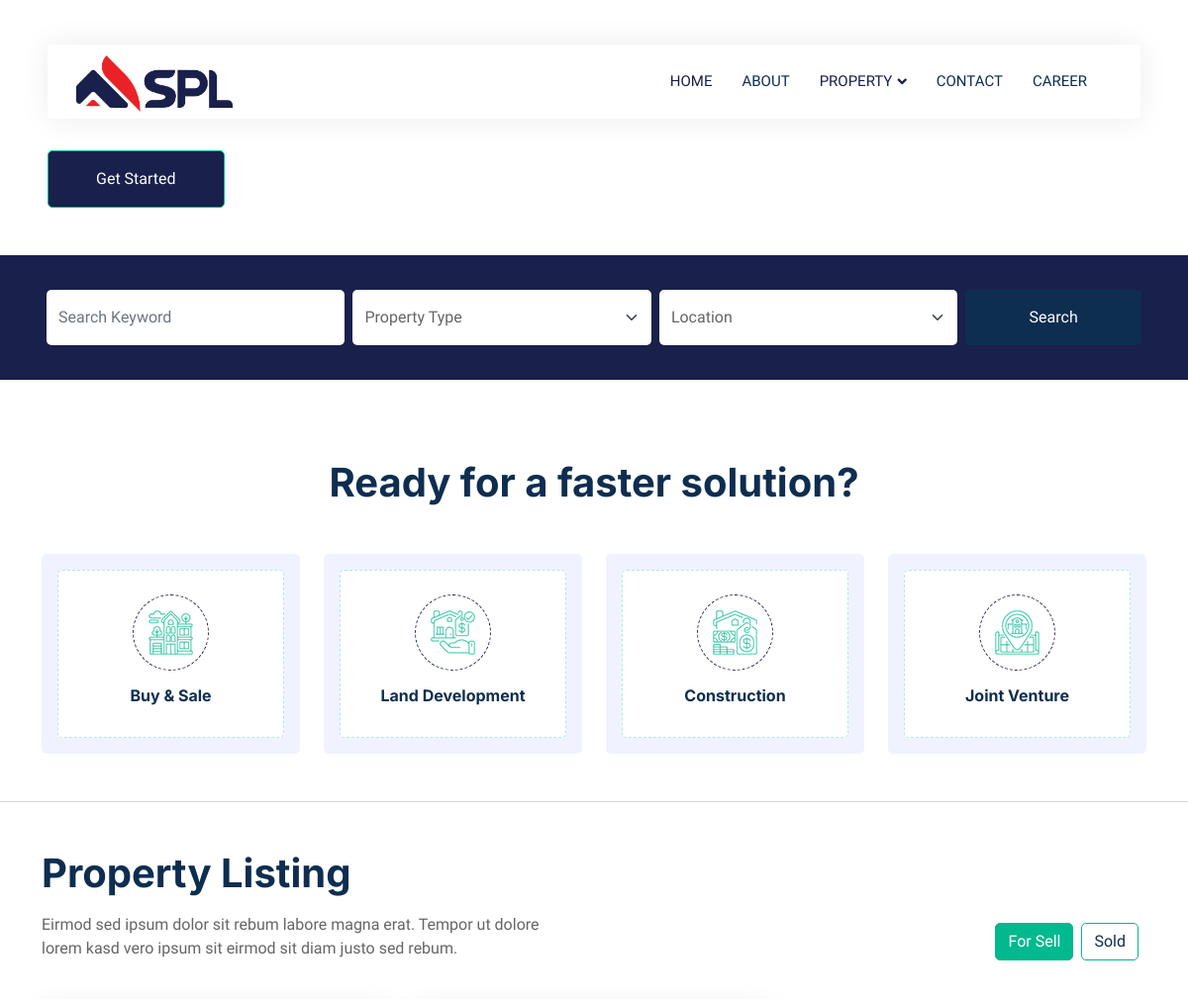
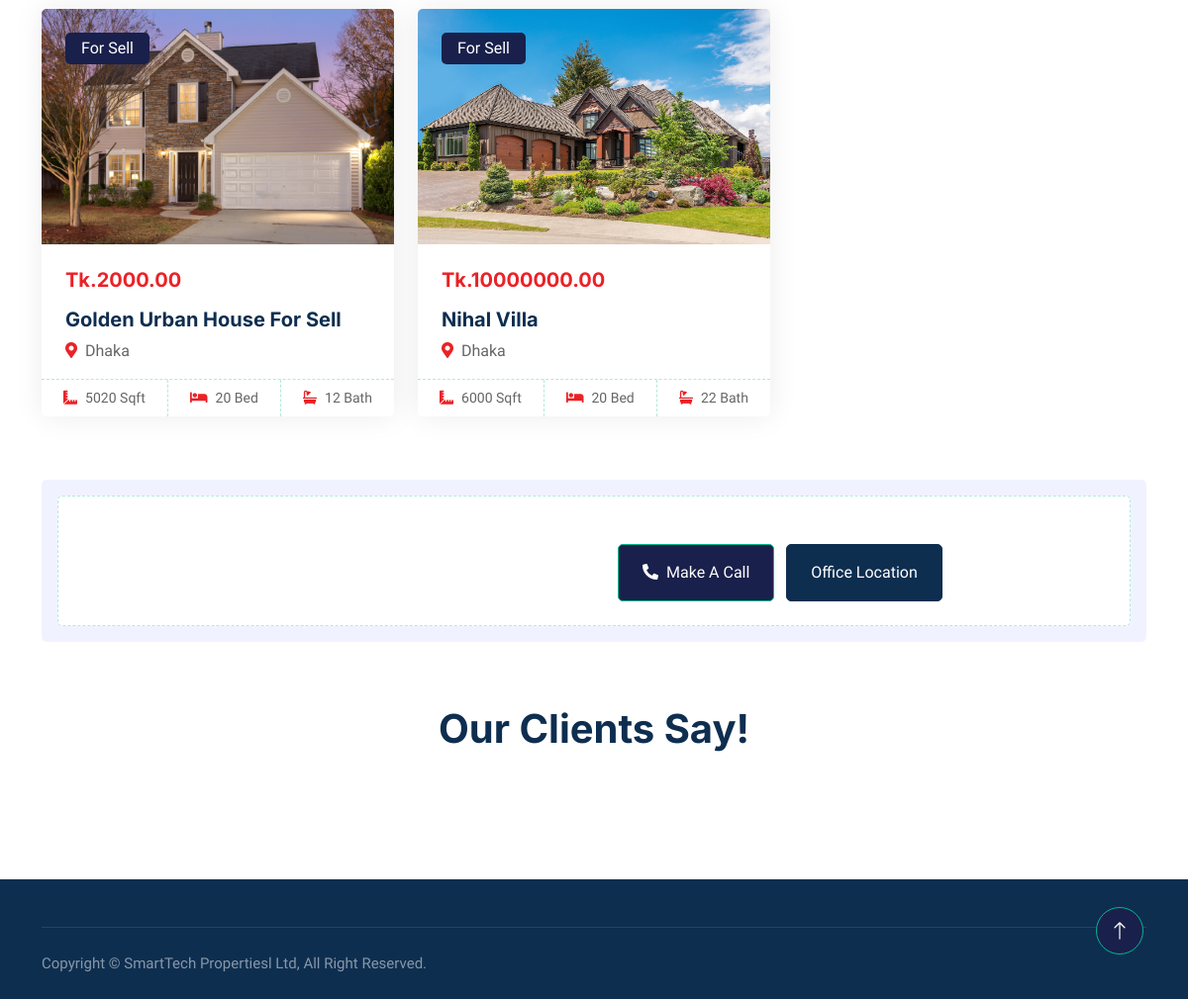
/, run on an earlier commit of the app's database (2 pictures, top to bottom).
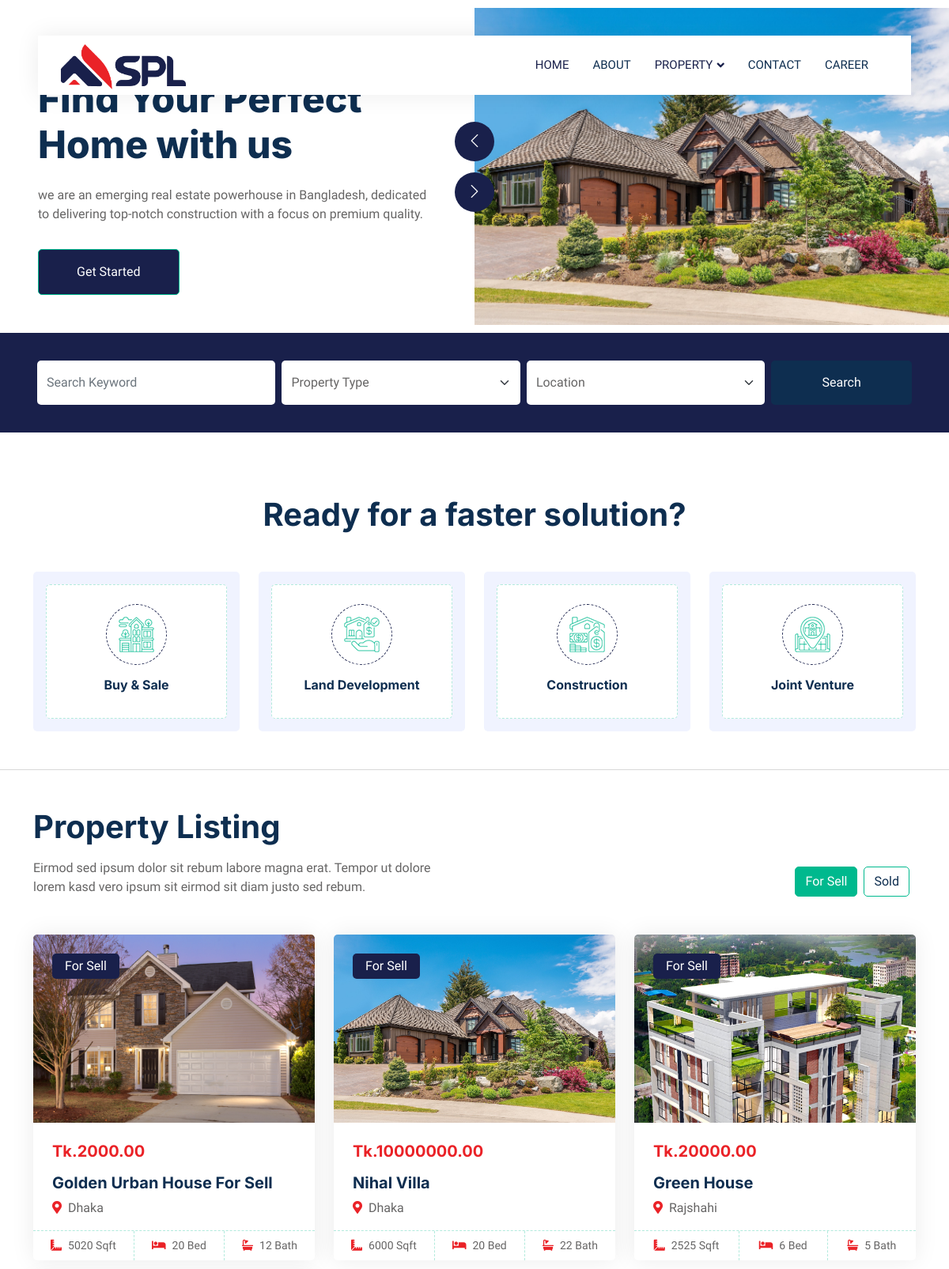
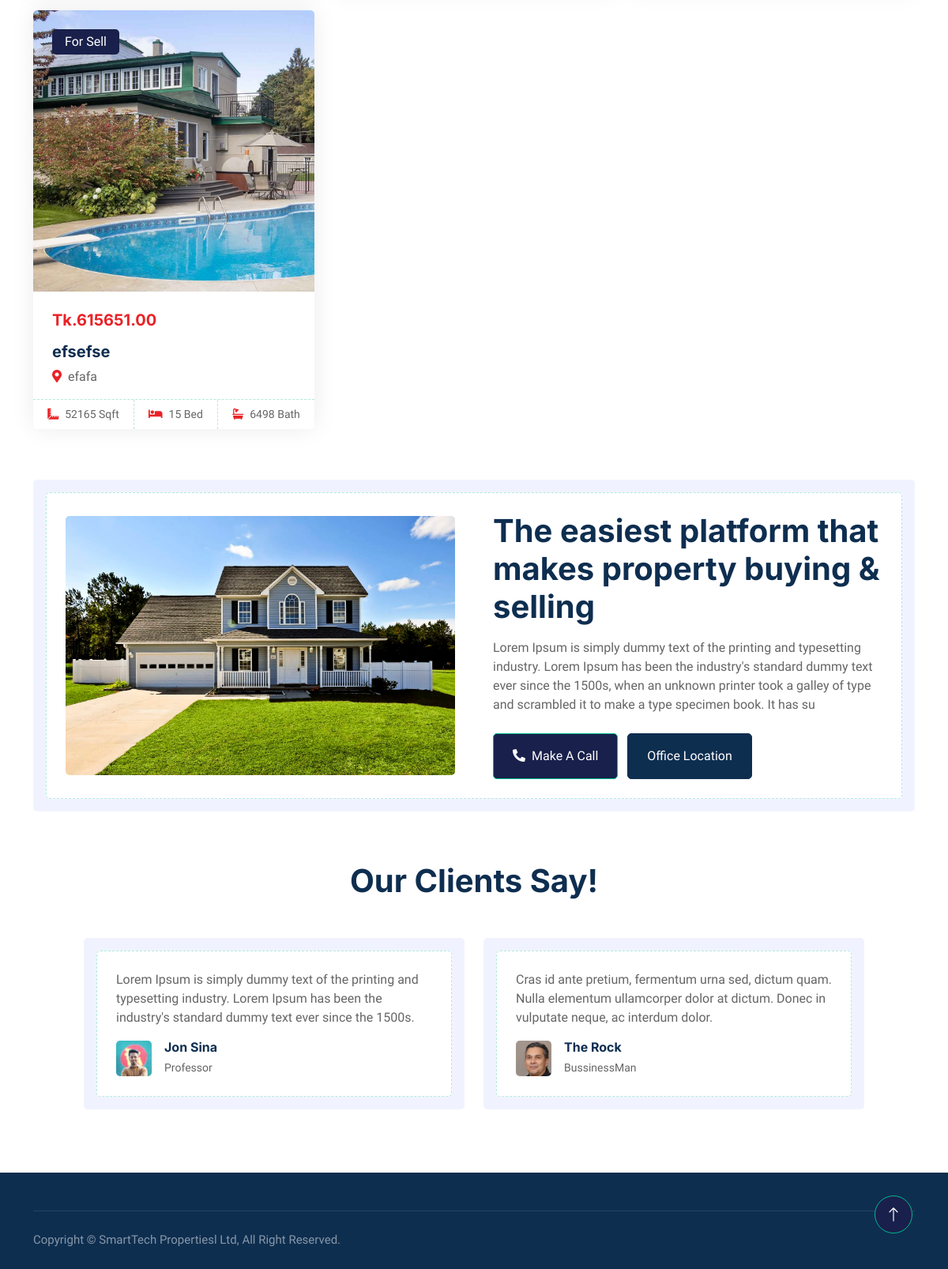
And on a later commit of the database (2 pictures, top to bottom).
### properties/models.py (models this page shows, shortened)
class Property(models.Model):
    PROPERTY_TYPES = [
        ('sell', 'For Sell'),
        ('sold', 'Sold'),
    ]
    title = models.CharField(max_length=100)
    property_type = models.CharField(max_length=4, choices=PROPERTY_TYPES, default='sell')
    price = models.DecimalField(max_digits=10, decimal_places=2)
    location = models.CharField(max_length=255)
    image = models.ImageField(upload_to='property_images/')
    size_sqft = models.IntegerField()
    bedrooms = models.IntegerField()
    bathrooms = models.IntegerField()

class Home_Header(models.Model):
    title = models.CharField(max_length=255)
    subtitle = models.TextField()
    carousel_images = models.ManyToManyField('Home_HeaderImage')

class Home_HeaderImage(models.Model):
    image = models.ImageField(upload_to='header_images')

class Home_CallToAction(models.Model):
    image = models.ImageField(upload_to='cta_images')
    title = models.CharField(max_length=255)
    description = models.TextField(max_length=255)

class Home_Testimonial(models.Model):
    text = models.TextField(max_length=200)
    author_name = models.CharField(max_length=255)
    author_designation = models.CharField(max_length=255)
    author_image = models.ImageField(upload_to='testimonial_images')

### properties/views.py (the view)
# urls.py: path('', views.home, name="home"),
def home(request):
    header = Home_Header.objects.first()
    header_images = Home_HeaderImage.objects.all()
    properties = Property.objects.all()
    call_to_action = Home_CallToAction.objects.first()
    testimonials = Home_Testimonial.objects.all()
    for_sell_properties = properties.filter(property_type='sell')[:6]
    additional_sell_properties = properties.filter(property_type='sell')[6:]
    sold_properties = properties.filter(property_type='sold')[:6]
    unique_location_dicts = Property.objects.values('location').distinct()
    unique_locations = [loc['location'] for loc in unique_location_dicts]
    title = request.GET.get('title', '')
    property_type = request.GET.get('property_type', '')
    location = request.GET.get('location', '')
    try:
        if title or property_type or location:
            search_input = True
        else:
            search_input = False
        if title:
            properties = properties.filter(title__icontains=title)
        if property_type:
            properties = properties.filter(property_type=property_type)
        if location:
            properties = properties.filter(location__icontains=location)
    except Exception as e:
        print(f"Error while filtering properties: {e}")
    for_sell_properties = properties.filter(property_type='sell')[:6]
    additional_sell_properties = properties.filter(property_type='sell')[6:]
    sold_properties = properties.filter(property_type='sold')[:6]
    context = {
        'header': header,
        'header_images': header_images,
        'for_sell_properties': for_sell_properties,
        'additional_sell_properties': additional_sell_properties,
        'sold_properties': sold_properties,
        'call_to_action': call_to_action,
        'testimonials': testimonials,
        'unique_locations': unique_locations,
        'search_input': search_input,
        'search_title': title,
        'search_property_type': property_type,
        'search_location': location,
    }
    return render(request, 'properties/home.html', context)

### properties/templates/properties/home.html (shortened to what the changed rows need)
{% extends "properties/base.html" %}
{% block body %}
{% load static %}
    <div class="container-fluid header bg-white p-0">
        <div class="row g-0 align-items-center flex-column-reverse flex-md-row">
            <div class="col-md-6 p-5 mt-lg-5">
                <h1 class="display-5 animated fadeIn mb-4">{{ header.title }}</h1>
                <p class="animated fadeIn mb-4 pb-2">{{ header.subtitle }}</p>
                <a href="{% url 'contact' %}" class="btn btn-primary py-3 px-5 me-3 animated fadeIn">Get Started</a>
            </div>
            <div class="col-md-6 animated fadeIn">
                <div class="owl-carousel header-carousel">
                    {% for image in header.carousel_images.all %}
                    <div class="owl-carousel-item">
                        <img class="img-fluid" src="{{ image.image.url }}" alt="{{ image.alt_text }}">
                    </div>
                    {% endfor %}
                </div>
            </div>
        </div>
    </div>
    <div class="container-xxl py-5">
        <div class="container">
            <div class="text-center mx-auto mb-5 wow fadeInUp" data-wow-delay="0.1s" style="max-width: 600px;">
                <h1 class="mb-3">Ready for a faster solution?</h1>
            </div>
        </div>
    </div>
<div class="container-xxl py-5">
    <div class="container">
        <div class="row g-0 gx-5 align-items-end">
            <div class="col-lg-6">
                <div class="text-start mx-auto mb-5 wow slideInLeft" data-wow-delay="0.1s">
                    <h1 class="mb-3">Property Listing</h1>
                </div>
            </div>
        </div>
        <div class="tab-content">
            <div id="tab-1" class="tab-pane fade show p-0 active">
                <div class="row g-4" id="property-list">
                    {% for property in for_sell_properties %}
                    <div class="col-lg-4 col-md-6 wow fadeInUp" data-wow-delay="0.1s">
                        <div class="property-item rounded overflow-hidden">
                            <div class="position-relative overflow-hidden">
                                <a href="{% url 'property_detail' property.id %}">
                                    <img class="img-fluid" src="{{ property.image.url }}" alt="">
                                </a>
                                <div class="bg-primary rounded text-white position-absolute start-0 top-0 m-4 py-1 px-3">
                                    For Sell
                                </div>
                            </div>
                            <div class="p-4 pb-0">
                                <h5 class="text-primary mb-3">Tk.{{ property.price }}</h5>
                                <a class="d-block h5 mb-2" href="{% url 'property_detail' property.id %}">{{ property.title }}</a>
                                <p><i class="fa fa-map-marker-alt text-primary me-2"></i>{{ property.location }}</p>
                            </div>
                            <div class="d-flex border-top">
                                <small class="flex-fill text-center border-end py-2"><i class="fa fa-ruler-combined text-primary me-2"></i>{{ property.size_sqft }} Sqft</small>
                                <small class="flex-fill text-center border-end py-2"><i class="fa fa-bed text-primary me-2"></i>{{ property.bedrooms }} Bed</small>
                                <small class="flex-fill text-center py-2"><i class="fa fa-bath text-primary me-2"></i>{{ property.bathrooms }} Bath</small>
                            </div>
                        </div>
                    </div>
                    {% endfor %}
                </div>
            </div>
        </div>
    </div>
</div>
    <div class="container-xxl py-5">
        <div class="container">
            <div class="bg-light rounded p-3">
                <div class="bg-white rounded p-4" style="border: 1px dashed rgba(0, 185, 142, .3)">
                    <div class="row g-5 align-items-center">
                        <div class="col-lg-6 wow fadeIn" data-wow-delay="0.1s">
                            <img class="img-fluid rounded w-100" src="{{  call_to_action.image.url }}" alt="">
                        </div>
                        <div class="col-lg-6 wow fadeIn" data-wow-delay="0.5s">
                            <div class="mb-4">
                                <h1 class="mb-3">{{ call_to_action.title }}</h1>
                                <p>{{ call_to_action.description }}</p>
                            </div>
                        </div>
                    </div>
                </div>
            </div>
        </div>
    </div>
<div class="container-xxl py-5">
    <div class="container">
        <div class="text-center mx-auto mb-5 wow fadeInUp" data-wow-delay="0.1s" style="max-width: 600px;">
            <h1 class="mb-3">Our Clients Say!</h1>
        </div>
        <div class="owl-carousel testimonial-carousel wow fadeInUp" data-wow-delay="0.1s">
            {% for testimonial in testimonials %}
                <div class="testimonial-item bg-light rounded p-3">
                    <div class="bg-white border rounded p-4">
                        <p>{{ testimonial.text }}</p>
                        <div class="d-flex align-items-center">
                            <img class="img-fluid flex-shrink-0 rounded" src="{{ testimonial.author_image.url }}" style="width: 45px; height: 45px;">
                            <div class="ps-3">
                                <h6 class="fw-bold mb-1">{{ testimonial.author_name }}</h6>
                                <small>{{ testimonial.author_designation }}</small>
                            </div>
                        </div>
                    </div>
                </div>
            {% endfor %}
        </div>
    </div>
</div>
{% endblock %}

What changed in the data, as far as the page shows it:
added Home_Header: title "Find Your Perfect Home with us", subtitle "we are an emerging real estate powerhouse in Bangladesh, dedicated to delivering top-notch construction with a focus on premium quality."
added Home_HeaderImage: image (picture)
added Property: image (picture), price "20000.00", title "Green House", location "Rajshahi", size_sqft "2525", bedrooms "6", bathrooms "5"
added Property: image (picture), price "615651.00", title "efsefse", location "efafa", size_sqft "52165", bedrooms "15", bathrooms "6498"
added Home_CallToAction: image (picture), title "The easiest platform that makes property buying & selling", description "Lorem Ipsum is simply dummy text of the printing and typesetting industry. Lorem Ipsum has been the industry's standard dummy text ever since the 1500s, when an unknown printer took a galley of type and scrambled it to make a type specimen book. It has su"
added Home_Testimonial: text "Lorem Ipsum is simply dummy text of the printing and typesetting industry. Lorem Ipsum has been the industry's standard dummy text ever since the 1500s.", author_image (picture), author_name "Jon Sina", author_designation "Professor"
added Home_Testimonial: text "Cras id ante pretium, fermentum urna sed, dictum quam. Nulla elementum ullamcorper dolor at dictum. Donec in vulputate neque, ac interdum dolor.", author_image (picture), author_name "The Rock", author_designation "BussinessMan"
